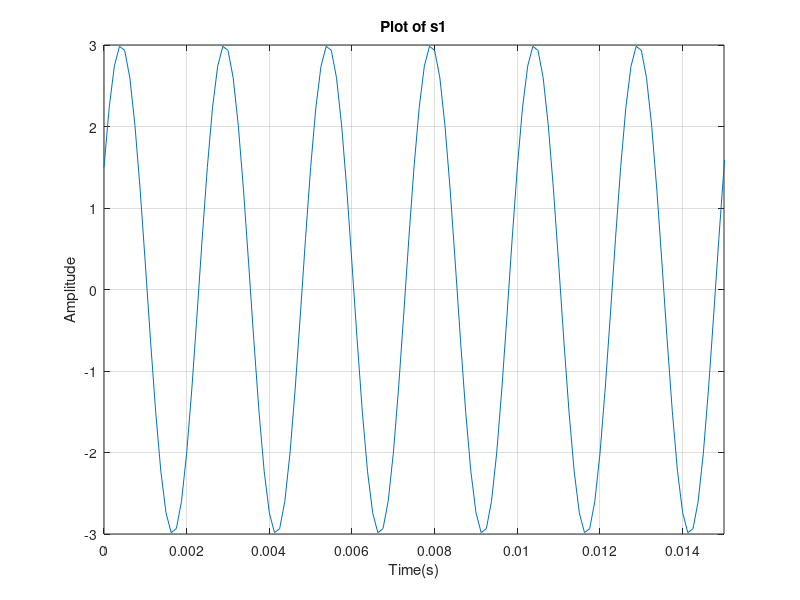
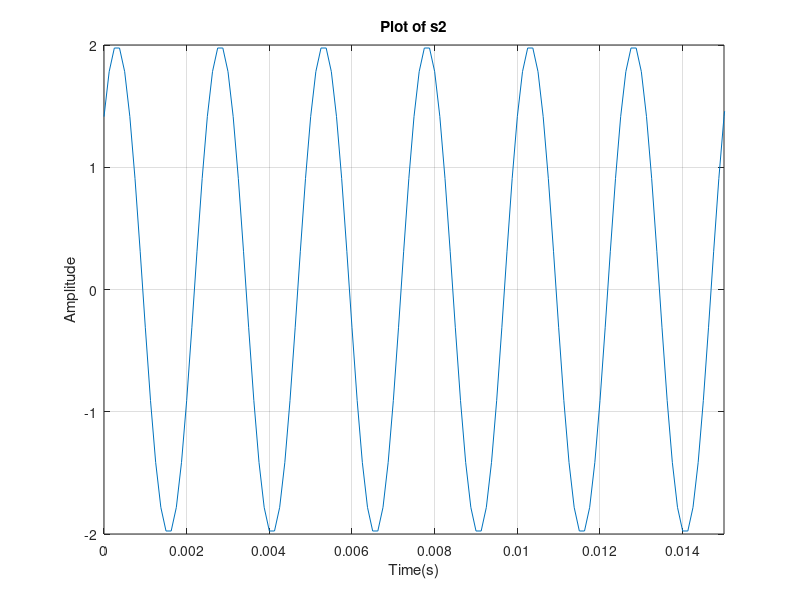
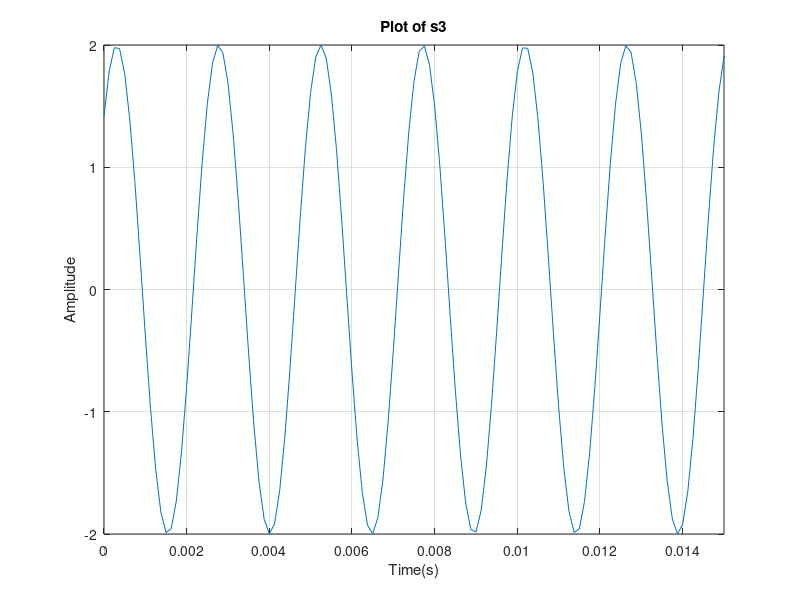
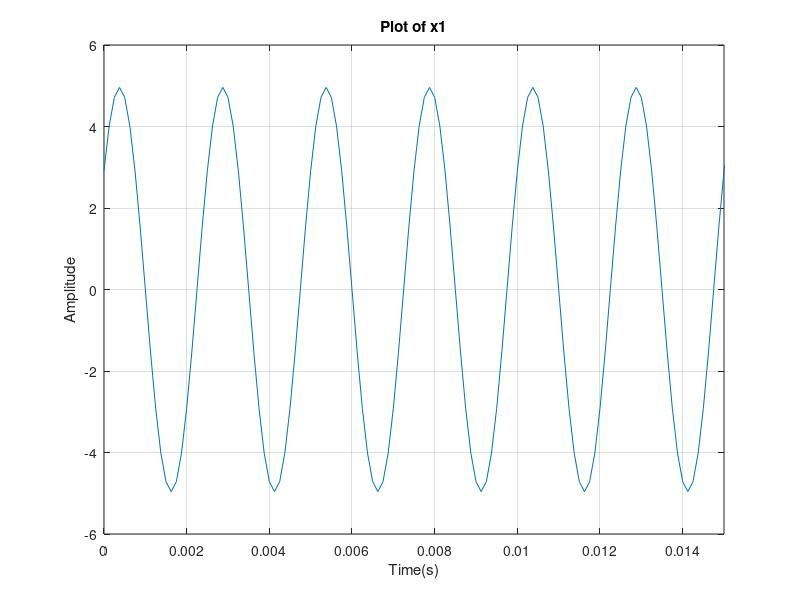

MATLAB code for these plots, in order: (Note: this script raises an error after producing the figures.)
%% Exercise 2.1 Koby Miller

%(a)
tt = 0:1/8000:1;

s1 = 3*cos(800*pi*tt-pi/3);
figure;
plot(tt, s1);
xlim([0,0.015]);
xlabel('Time(s)');
ylabel('Amplitude');
title('Plot of s1');
grid on;

s2 = 2*cos(800*pi*tt-pi/4);
figure;
plot(tt, s2);
xlim([0,0.015]);
xlabel('Time(s)');
ylabel('Amplitude');
title('Plot of s2');
grid on;

s3 = 2*cos(810*pi*tt-pi/4);
figure;
plot(tt, s3);
xlim([0,0.015]);
xlabel('Time(s)');
ylabel('Amplitude');
title('Plot of s3');
grid on;

%The frequency of s1 and s2 is 400Hz
%So there are 400 periods per second
%The frequency of s3 is 405Hz
%So there are 405 periods per second


%(b)
s1_scaled = s1/max(abs(s1));
s2_scaled = s2/max(abs(s2));
s3_scaled = s3/max(abs(s3));

audiowrite('s1.wav', s1_scaled, 8000);
audiowrite('s2.wav', s2_scaled, 8000);
audiowrite('s3.wav', s3_scaled, 8000);

%(c)
%soundsc(s1_scaled, 8000);
%soundsc(s2_scaled, 8000);
%soundsc(s3_scaled, 8000);

%When listening to the generated files,
%they all sound pretty much the same.
%However, s3 sounds a little higher pitch.
%But it is so small it is hard to tell.
%I had to sort of play the files at
%the same time in order to tell.


%(d)
%
% <<Exercise1partd.jpg>>
% I couldn't get this to work. It keeps saying 'Image not found' or just
% not being published. I tried different file types, placing the image in
% different folders, different synatax. I don't know what else to do.


x1 = s1+s2;
figure;
plot(tt, x1)
xlim([0,0.015]);
xlabel('Time(s)');
ylabel('Amplitude');
title('Plot of x1');
grid on;


%(e)
x2 = s2+s3;
figure;
plot(tt, x2)
xlim([0,0.5]);
xlabel('Time(s)');
ylabel('Amplitude');
title('Plot of x2');
grid on;

%fundamental frequency is the GCD of both frequencies.
%frequency of s2 = 400, s3 = 405
%GCD of 400 and 405 = 5
%with this frequency, the period should be 0.2 seconds. I don't know why my
%plot shows a period of 0.4 seconds?

x2_scaled = x2/max(abs(x2));
audiowrite('x2.wav', x2_scaled, 8000);
%soundsc(x2_scaled, 8000);

%x2.wav sounds like it is sort of vibrating. It is not a constant tone like
%the other .wav files. This is because the two siunoids that make up x2
%have different frequencies so we are hearing each fequency sort of 'fight
%each other


%% Exercise 2.2

%(a)


% <include>key_to_note.m</include>


%(b)
keys = [64 62 60 62 64 64 64 62 62 62 64 67 67];
Xs = [1 1 1 1 1 1 1 1 1 1 1 1 1];
start_times = [0 0.35 0.7 1.05 1.4 1.75 2.1 2.7 3.05 3.4 4 4.35 4.7];
end_times = [0.25 0.6 0.95 1.3 1.65 2 2.6 2.95 3.3 3.9 4.25 4.6 5.2];
fs = 8000;

% <include>build_song.m</include>

x = build_song(keys, Xs, start_times, end_times, 8000);
audiowrite('mary.wav', x, 8000);
%soundsc(x, 8000)
%The notes kind of sound like they are clicking. There is a distinct tap at
%the begining and end of each note.


%(c)
spectrogram (x , 512 , 256 , 512 , fs , 'yaxis');
%I honestly don't know what any oddities would be. I do think that the
%purple lines are wierd but that is just the pauses in between each note.
%The purple does show to be a very low frequency on the spectrogram so the
%immediate switch from that low frequency to our desire frequecy can be
%what is makeing the tapping noise.

%(d)

%Here is the code I used to create my phasor vector using the amplitue and
%phase
amplitude = [0.1155, 0.3417, 0.1789, 0.1232, 0.0678, 0.473, 0.026, 0.0045, 0.002];
phase = [-2.1299, 1.6727, -2.5454, 0.6607, -2.039, 2.1579, -1.0467, 1.8581, -2.3925];

phasor = zeros(1,length(phase));
for count = 1:length(phase)
   phasor(count) = amplitude(count) * cos(phase(count)) + j*amplitude(count)*sin(phase(count));
end


% <include>key_to_musical_note.m</include>


% <include>build_song_2.m</include>

y = build_song_2(keys, phasor, start_times, end_times, 8000);
%soundsc(y, 8000)
audiowrite('mary_trumpet.wav', y, 8000);
spectrogram (y , 512 , 256 , 512 , 8000 , 'yaxis');

%This spectrogram now has 9 sinusoids ploted during each of the notes time
%periods. Each sinusoid is also a different shade meaning they are all
%different frequencies. Also each sinusoid seems equidistant from the other
%sinudoids above and below it.

%(e)

% <include>adsr.m</include>

figure;
[ note tt ] = key_to_note (69, 1, 0.25, 8000 );
plot(tt, note);
hold on;
plot(tt, adsr(note), 'r -');
hold off;

%The original is just a regular sinusoid. The second plot takes the first
%plot but manipulating its amplitude differently over time.


% <include>build_song_3.m</include>


z = build_song_3(keys, phasor, start_times, end_times, 8000);
audiowrite('mary_trumpet_adsr.wav', z, 8000);
spectrogram (z , 512 , 256 , 512 , 8000 , 'yaxis');

%So this spectrogram is very similar to the one obtained in (d) except for
%this spectrogram does not have the vertical yellow at the beginning and
%end of each note. That would make sense on why the first songs sounded
%like they were tapping, but this one sounds smooth. Those drastic
%frequency changes are gone when using the adsr function.


